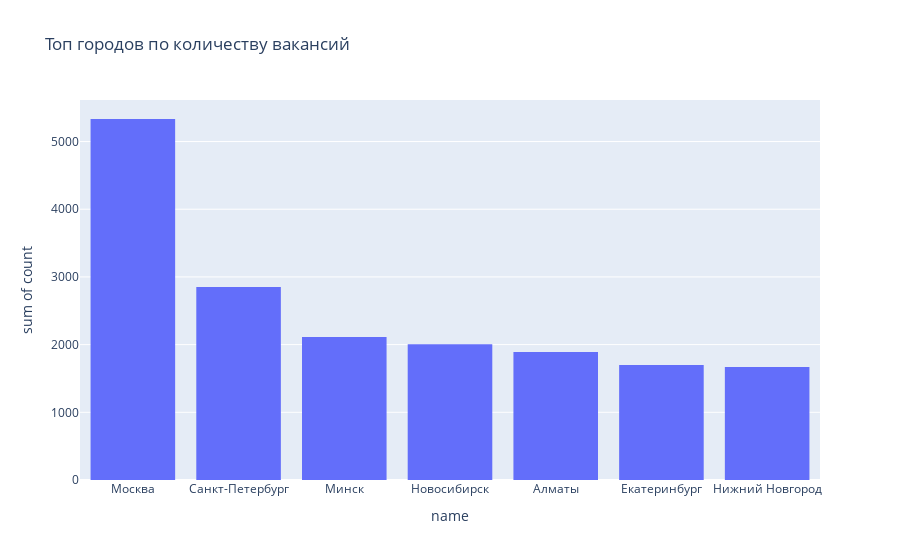

Write notebook code for a chart like this one.
### Code cell
#Посмотрим на топ городов по количеству вакансий
fig_fin = px.histogram(top, x = 'name', y = 'count', title = 'Топ городов по количеству вакансий')
fig_fin.show()

### Figure 1 — Plotly figure (JSON) as saved in the notebook; plotly's stock layout.template omitted (floating-point values rounded to 4 significant figures)
{"data": [{"alignmentgroup": "True", "bingroup": "x", "histfunc": "sum", "hovertemplate": "name=%{x}<br>sum of count=%{y}<extra></extra>", "legendgroup": "", "marker": {"color": "#636efa", "pattern": {"shape": ""}}, "name": "", "offsetgroup": "", "orientation": "v", "showlegend": false, "type": "histogram", "x": ["Москва", "Санкт-Петербург", "Минск", "Новосибирск", "Алматы", "Екатеринбург", "Нижний Новгород"], "xaxis": "x", "y": [5333, 2851, 2112, 2006, 1892, 1698, 1670], "yaxis": "y"}], "layout": {"barmode": "relative", "legend": {"tracegroupgap": 0}, "title": {"text": "Топ городов по количеству вакансий"}, "xaxis": {"anchor": "y", "domain": [0, 1], "title": {"text": "name"}}, "yaxis": {"anchor": "x", "domain": [0, 1], "title": {"text": "sum of count"}}}}
